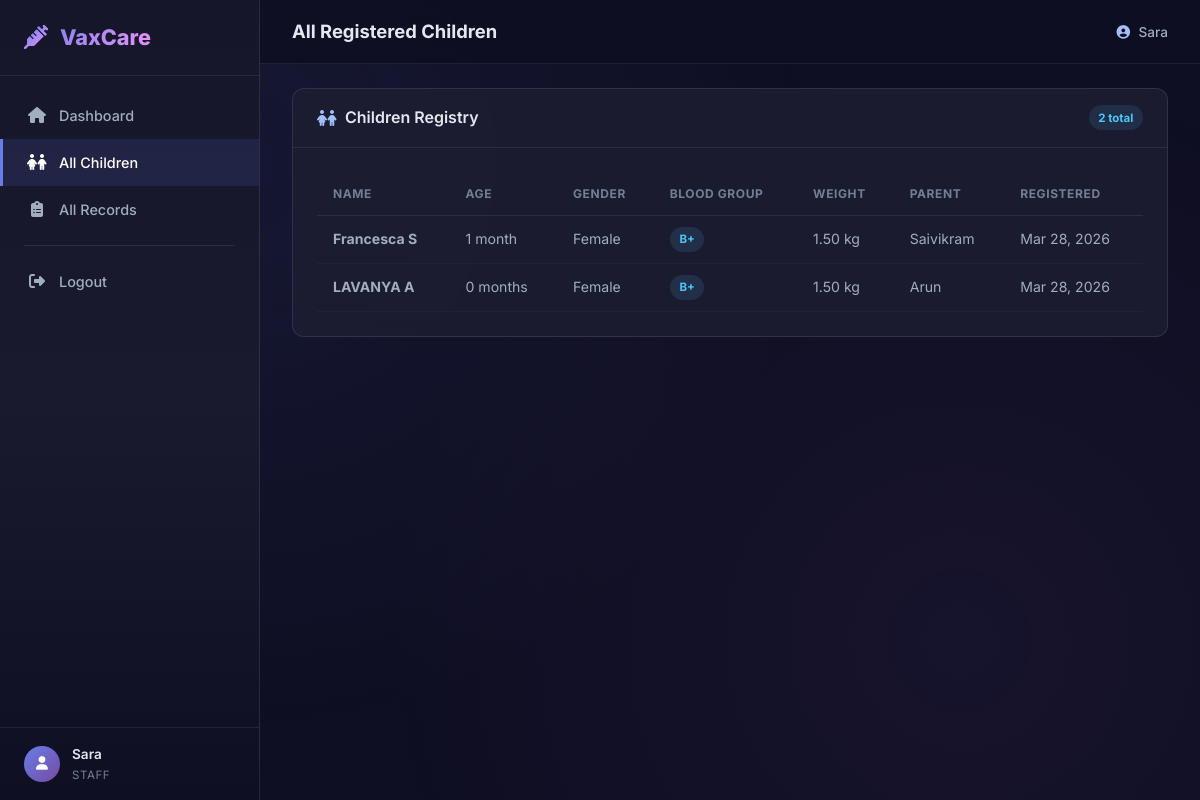
The app's page /staff/children/ (signed in) with its own data.
### vaccination/models.py (models this page shows, shortened)
class User(AbstractUser):
    is_parent = models.BooleanField(default=False)
    is_staff_member = models.BooleanField(default=False)
    is_admin = models.BooleanField(default=False)
    phone = models.CharField(max_length=15, blank=True)
    email_verified = models.BooleanField(default=False)
    email_verification_code = models.CharField(max_length=6, blank=True, null=True)
    email_verification_code_created_at = models.DateTimeField(blank=True, null=True)

class Child(models.Model):
    GENDER_CHOICES = [
        ('M', 'Male'),
        ('F', 'Female'),
        ('O', 'Other'),
    ]
    BLOOD_GROUP_CHOICES = [
        ('A+', 'A+'), ('A-', 'A-'),
        ('B+', 'B+'), ('B-', 'B-'),
        ('AB+', 'AB+'), ('AB-', 'AB-'),
        ('O+', 'O+'), ('O-', 'O-'),
    ]
    name = models.CharField(max_length=100)
    dob = models.DateField(verbose_name='Date of Birth')
    gender = models.CharField(max_length=1, choices=GENDER_CHOICES)
    weight = models.DecimalField(max_digits=5, decimal_places=2, help_text='Weight in kg')
    blood_group = models.CharField(max_length=3, choices=BLOOD_GROUP_CHOICES)
    parent = models.ForeignKey(User, on_delete=models.CASCADE, related_name='children')
    created_at = models.DateTimeField(auto_now_add=True)
    class Meta:
        ordering = ['-created_at']
    @property
    def age_display(self):
        today = date.today()
        delta = relativedelta(today, self.dob)
        if delta.years > 0:
            return f"{delta.years} yr{'s' if delta.years > 1 else ''} {delta.months} mo"
        return f"{delta.months} month{'s' if delta.months != 1 else ''}"

### vaccination/views.py (the view)
# urls.py: path('staff/children/', views.all_children, name='all_children'),
@staff_required
def all_children(request):
    children = Child.objects.all().select_related('parent')
    return render(request, 'vaccination/all_children.html', {'children': children})

### vaccination/views.py (called while the page is built)
def staff_required(view_func):
    def check_staff(u):
        if not u.is_staff_member:
            return False
        if not u.email_verified:
            return False
        return True
    decorated = login_required(
        user_passes_test(check_staff, login_url='verify_email')(view_func)
    )
    return decorated

### templates/vaccination/all_children.html (shortened to what this page needs)
{% extends 'vaccination/base.html' %}
{% block page_title %}All Registered Children{% endblock %}
{% block content %}
<div class="card">
    <div class="card-header">
        <h3><i class="fas fa-children"></i> Children Registry</h3>
        <span class="badge badge-info">{{ children|length }} total</span>
    </div>
    <div class="card-body">
        {% if children %}
        <div class="table-responsive">
            <table class="data-table">
                <thead>
                    <tr>
                        <th>Name</th>
                        <th>Age</th>
                        <th>Gender</th>
                        <th>Blood Group</th>
                        <th>Weight</th>
                        <th>Parent</th>
                        <th>Registered</th>
                    </tr>
                </thead>
                <tbody>
                    {% for child in children %}
                    <tr>
                        <td><strong>{{ child.name }}</strong></td>
                        <td>{{ child.age_display }}</td>
                        <td>{{ child.get_gender_display }}</td>
                        <td><span class="badge badge-info">{{ child.blood_group }}</span></td>
                        <td>{{ child.weight }} kg</td>
                        <td>{{ child.parent.username }}</td>
                        <td>{{ child.created_at|date:"M d, Y" }}</td>
                    </tr>
                    {% endfor %}
                </tbody>
            </table>
        </div>
        {% else %}
        <div class="empty-state">
            <i class="fas fa-children"></i>
            <p>No children registered in the system yet</p>
        </div>
        {% endif %}
    </div>
</div>
{% endblock %}

### templates/vaccination/base.html (shortened to what this page needs)
<!DOCTYPE html>
<html lang="en">
<head>
    <link rel="stylesheet" href="https://cdnjs.cloudflare.com/ajax/libs/font-awesome/6.5.0/css/all.min.css">
    {% load static %}
    <link rel="stylesheet" href="{% static 'css/styles.css' %}">
</head>
<body>
    <nav class="sidebar" id="sidebar">
        <div class="sidebar-header">
            <div class="logo">
                <i class="fas fa-syringe"></i>
                <span>VaxCare</span>
            </div>
        </div>
        <div class="sidebar-nav">
            {% if user.is_authenticated %}
            {% if user.is_parent %}
            <a href="{% url 'parent_dashboard' %}"
                class="nav-link {% if request.resolver_match.url_name == 'parent_dashboard' %}active{% endif %}">
                <i class="fas fa-home"></i><span>Dashboard</span>
            </a>
            <a href="{% url 'add_child' %}"
                class="nav-link {% if request.resolver_match.url_name == 'add_child' %}active{% endif %}">
                <i class="fas fa-child"></i><span>Add Child</span>
            </a>
            <a href="{% url 'book_appointment' %}"
                class="nav-link {% if request.resolver_match.url_name == 'book_appointment' %}active{% endif %}">
                <i class="fas fa-calendar-plus"></i><span>Book Appointment</span>
            </a>
            <a href="{% url 'vaccination_records' %}"
                class="nav-link {% if request.resolver_match.url_name == 'vaccination_records' %}active{% endif %}">
                <i class="fas fa-file-medical"></i><span>Records</span>
            </a>
            {% elif user.is_staff_member %}
            <a href="{% url 'staff_dashboard' %}"
                class="nav-link {% if request.resolver_match.url_name == 'staff_dashboard' %}active{% endif %}">
                <i class="fas fa-home"></i><span>Dashboard</span>
            </a>
            <a href="{% url 'all_children' %}"
                class="nav-link {% if request.resolver_match.url_name == 'all_children' %}active{% endif %}">
                <i class="fas fa-children"></i><span>All Children</span>
            </a>
            <a href="{% url 'all_records' %}"
                class="nav-link {% if request.resolver_match.url_name == 'all_records' %}active{% endif %}">
                <i class="fas fa-clipboard-list"></i><span>All Records</span>
            </a>
            {% endif %}
            <div class="nav-divider"></div>
            <a href="{% url 'logout' %}" class="nav-link nav-link-danger">
                <i class="fas fa-sign-out-alt"></i><span>Logout</span>
            </a>
            {% endif %}
        </div>
        {% if user.is_authenticated %}
        <div class="sidebar-footer">
            <div class="user-badge">
                <div class="user-avatar">
                    <i class="fas fa-user"></i>
                </div>
                <div class="user-info">
                    <span class="user-name">{{ user.username }}</span>
                    <span class="user-role">
                        {% if user.is_parent %}Parent{% elif user.is_staff_member %}Staff{% else %}Admin{% endif %}
                    </span>
                </div>
            </div>
        </div>
        {% endif %}
    </nav>
    <main class="main-content" id="mainContent">
        <header class="topbar">
            <div class="topbar-title">
                <h1>{% block page_title %}Child Vaccination{% endblock %}</h1>
            </div>
            <div class="topbar-actions">
                {% if user.is_authenticated %}
                <span class="topbar-user">
                    <i class="fas fa-user-circle"></i> {{ user.username }}
                </span>
                {% endif %}
            </div>
        </header>
        <div class="page-content">
            {% block content %}{% endblock %}
        </div>
    </main>
</body>
</html>

### records on screen
User: username "Sara"
Child: name "Francesca S", age_display "1 month", gender "Female", blood_group "B+", weight "1.50", parent.username "Saivikram", created_at "Mar 28, 2026"
Child: name "LAVANYA A", age_display "0 months", gender "Female", blood_group "B+", weight "1.50", parent.username "Arun", created_at "Mar 28, 2026"

### other values on screen
{{ children|length }} "2"
